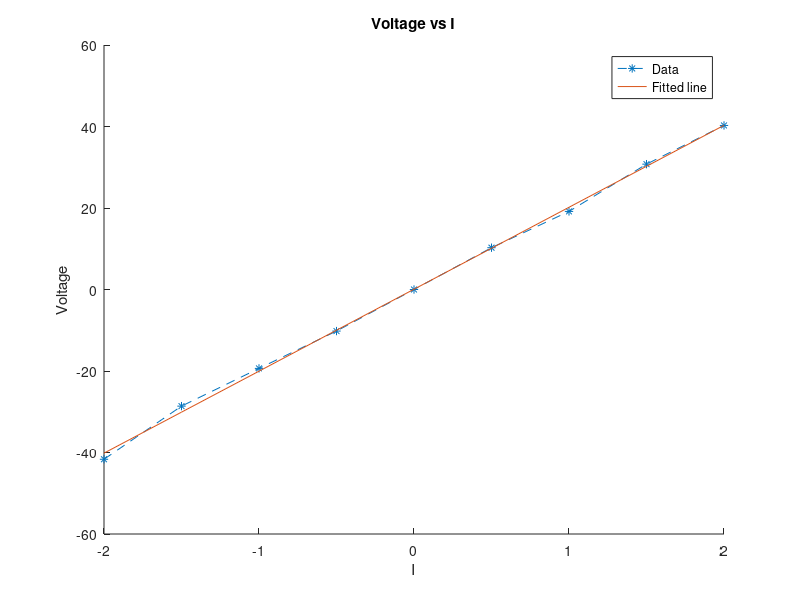

Write MATLAB code to recreate this figure.
% current variable I
I=[-2,-1.5,-1,-0.5,0,0.5,1,1.5,2];

% voltage variable
V=[-41.66,-28.62,-19.36,-10.20,0,10.26,19.16,30.76,40.26];

% part i))
% use interp1 function from matlab to do interpolation

% query points
qs=[-0.25,0.75]; % at these points the voltage will be found

voltage_pred=interp1(I,V,qs,"spline"); % using spline method the interpolation
                                       % carried out
                                       
                                      
% voltage at I=-0.25 and I=0.75
disp(['V=',num2str(voltage_pred(1)),' at I=-0.25 ']) % [] use to concatenate strings
                                                     % num2str convert
                                                     % number to string
                                                     
disp(['V=',num2str(voltage_pred(2)),' at I=0.75 ']) 






% part ii)
% polyfit function returns the coefficient of the polynomial in 
% decreasing order i.e if p(x)=an*x^n+an-1*x^n-1+...+a0
% then P=polyfit() ,P(1)=an,P(2)=an-1 ,etc

P=polyfit(I,V,1); % where 1 is the degree of the polynomial fitted to the
                  % data I and V ,i.e simple linear regression
                  % P is a vector such that P(1)=a and P(2)=b where the
                  % simple linear regression is a*x+b
                  
                
                  
% the formula for R is I=V/R
% so R=V/I
% the equation of the simple linear regression is V=a*I+b
% So, R=(a*I+b)/I

% display the equation in the command window
a=P(1);
b=P(2);

disp(['R=','(',num2str(a),'*I+',num2str(b),')/I'])


% also find R using prediced value of V and I
R=(a*I+b)./I % ./ element by elment division



% part iii))
% you can use polyval function to evaluate voltage on the given current
% values
Vnew=polyval(P,I);

hold on
plot(I,V,'--*') % star markers with dashed line
plot(I,Vnew) % solid line

xlabel("I")
ylabel("Voltage")
title("Voltage vs I")
legend('Data','Fitted line')

hold off


% part iv))
% find the maximum absolute error
VmaxError=max(abs(V-Vnew));

% find the value of I using simple linear regression that obtained using
% polyfit
% V=a*I+b
% I=(V-b)/a

I_maxError=(VmaxError-b)/a



 
